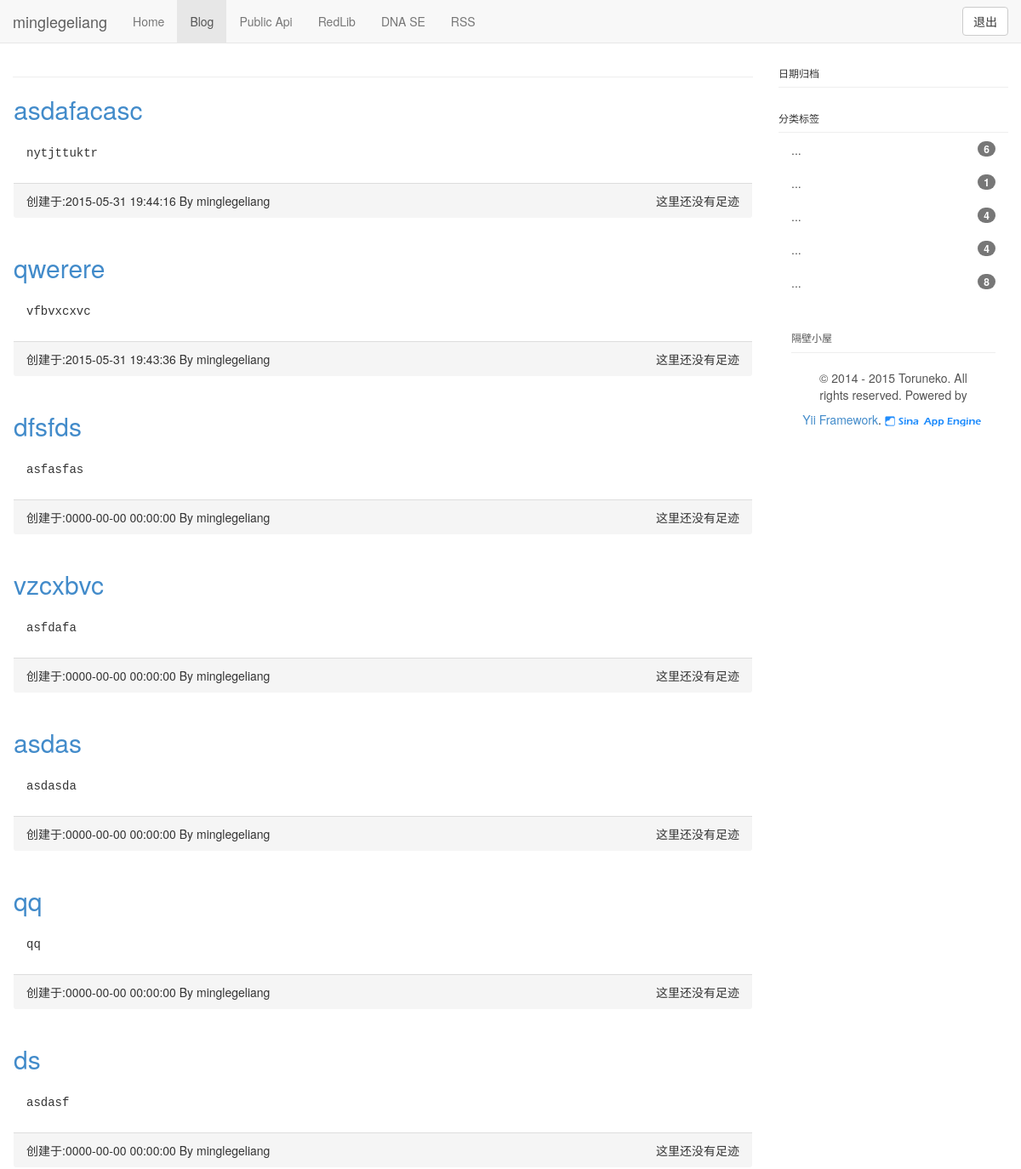
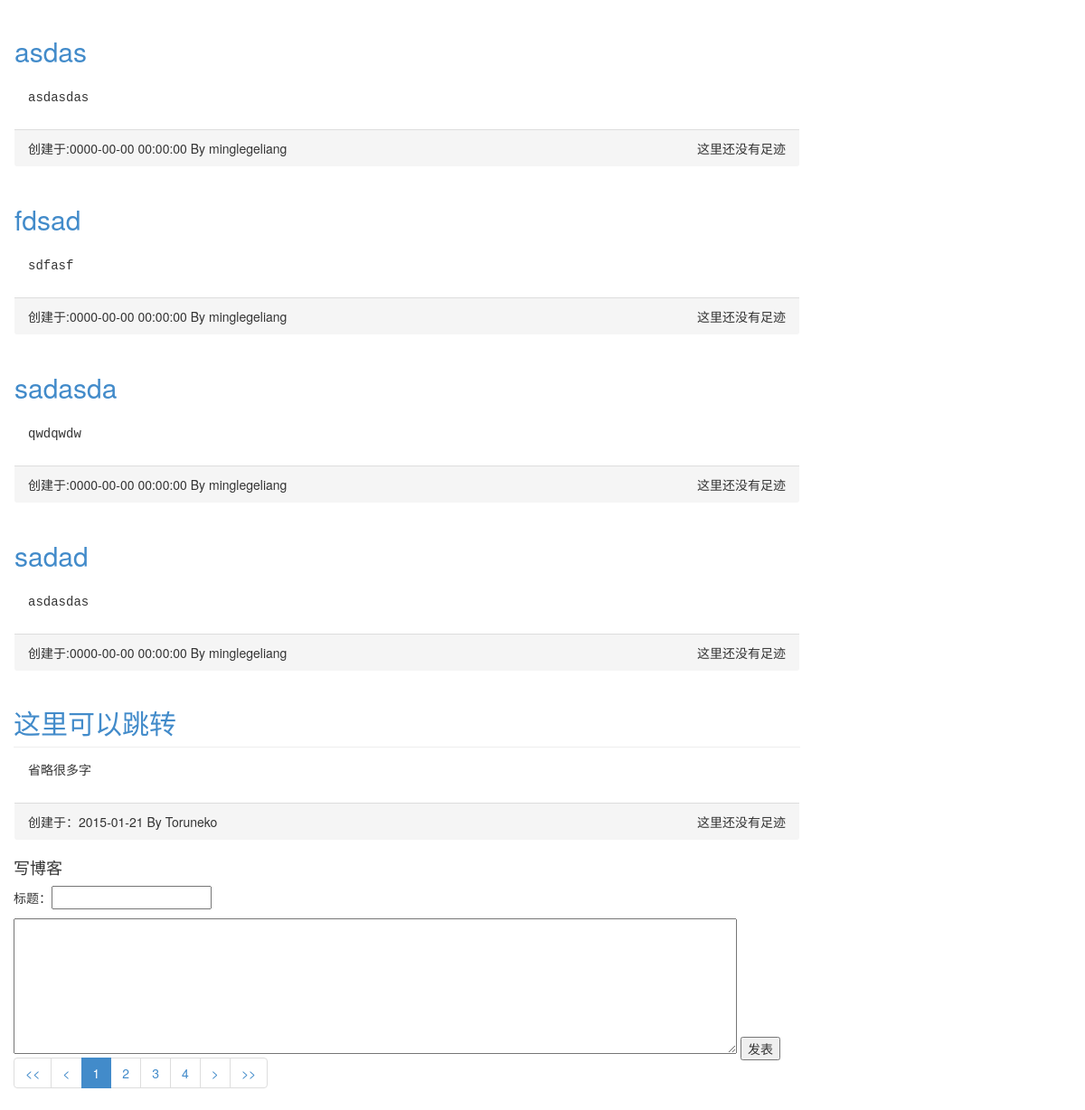
The app's page /blog/Application/Home/BlogList.class.php with its own data (2 pictures, top to bottom).
### tables this page shows
CREATE TABLE `bloglist` (
  `Blog_id` int(11) NOT NULL AUTO_INCREMENT,
  `Blog_header` varchar(255) NOT NULL,
  `Blog_content` varchar(255) NOT NULL,
  `Blog_time` datetime NOT NULL,
  PRIMARY KEY (`Blog_id`)
);

### blog/Application/Home/Controller/Handle/GetMessage_BlogList.class.php (called while the page is built)
<?php
	include'connectDB.class.php';
	$sql = "SELECT * FROM BlogList ORDER BY Blog_id DESC";
	$res = $dbh->query($sql);
	$allMessage = $res->fetchAll(PDO::FETCH_ASSOC);
?>

### blog/Application/Home/BlogList.class.php (the view, shortened to what this page needs)
<!DOCTYPE html>
<html lang="zh-cn"><head><meta http-equiv="Content-Type" content="text/html; charset=UTF-8">
	<link rel="stylesheet" type="text/css" href="./Common/Css/bootstrap.min.css">
	<link rel="stylesheet" type="text/css" href="./Common/Css/blog.css">
	<link rel="stylesheet" type="text/css" href="./View/Css/blogList.css">
</head>
<body>
	<div class="navbar navbar-default navbar-fixed-top" role="navigation">
		<div class="container-fluid">
			<div class="navbar-header">
				<a class="navbar-brand" href="BlogList.class.php">minglegeliang</a>
			</div>
			<div class="collapse navbar-collapse" id="navbar">
				<ul class="nav navbar-nav">
					<li><a href="">Home</a></li>
					<li class="active"><a href="BlogList.class.php">Blog</a></li>
					<li><a href="">Public Api</a></li>
					<li><a href="" >RedLib</a></li>
                    <li><a href="" >DNA SE</a></li>
					<li><a href="">RSS</a></li>
				</ul>
				<div class="navbar-form navbar-right" >
					<button type="submit" class="btn btn-default" onclick="javascript:window.location.href='LoginForm.class.php'">退出</button>
				</div>
			</div>
		</div>
	</div>
    <div class="container-fluid blog-container"><div class="row">
	<div class="col-md-9 blog-container-list">
<?php include'./Controller/Handle/GetMessage_BlogList.class.php' ;?>
<?php foreach ($allMessage as $key => $value){ ?>
<div class="panel">
	<h2><a href="#"><?php echo $value['Blog_header']; ?></a></h2>
	<div class="panel-body"><pre><?php echo $value['Blog_content']; ?></pre></div>
	<div class="panel-footer">
		<span>这里还没有足迹</span>
		创建于:<?php echo $value['Blog_time']; ?>		By minglegeliang </div>
</div>
<?php } ?>
<div class="page-header">
	<h2><a href="blog.class.php">这里可以跳转</a></h2>
</div>
<div class="panel">
	<div class="panel-body"><pre>省略很多字</pre></div>
	<div class="panel-footer">
		<span>这里还没有足迹</span>
		创建于：2015-01-21		By Toruneko	</div>
</div>
<form action="./Controller/Handle/SendMessage_BlogList.class.php" method="post">
<div class="Blog_write">
	<h4>写博客</h4>
	<p>标题：<input type="text" name="Blog_header"></p>
	<textarea class="Blog_content" name="Blog_content"></textarea>
	<input type="submit" value="发表" >
</div>
<ul id="yw1" class="pagination"><li class=" "><a href="BlogList.class.php">&lt;&lt;</a></li>
<li class=" "><a href="BlogList.class.php">&lt;</a></li>
<li class=" active"><a href="BlogList.class.php">1</a></li>
<li class=""><a href="BlogList.class.php?page=2">2</a></li>
<li class=""><a href="BlogList.class.php?page=3">3</a></li>
<li class=""><a href="BlogList.class.php?page=4">4</a></li>
<li class=""><a href="BlogList.class.php?page=2">&gt;</a></li>
<li class=""><a href="BlogList.class.php?page=4">&gt;&gt;</a></li></ul>	</div>
	<div class="col-md-3 blog-container-sidebar" id="sidebar">
    <div class="page-header">
        <span class="glyphicon glyphicon-chevron-up sidebar-toggle" for="#archive"></span>
        <h6>日期归档</h6>
    </div>
    <div class="page-header">
        <span class="glyphicon glyphicon-chevron-up sidebar-toggle" for="#category"></span>
        <h6>分类标签</h6>
    </div>
    <div class="list-group" id="category">
        <a href="BlogList.class.php" class="list-group-item">
	<span class="badge">6</span>
	...</a><a href="BlogList.class.php" class="list-group-item">
	<span class="badge">1</span>
	...</a><a href="BlogList.class.php" class="list-group-item">
	<span class="badge">4</span>
	...</a><a href="BlogList.class.php" class="list-group-item">
	<span class="badge">4</span>
	...</a><a href="BlogList.class.php" class="list-group-item">
	<span class="badge">8</span>
	...</a><a href="BlogList.class.php" class="list-group-item">
    <div class="page-header">
        <span class="glyphicon glyphicon-chevron-up sidebar-toggle" for="#neighbor"></span>
        <h6>隔壁小屋</h6>
    </div>
	<div class="container-fluid text-center">
		© 2014 - 2015		Toruneko. All rights reserved.
		Powered by <a href="http://www.yiiframework.com/" rel="external">Yii Framework</a>.        <a href="http://sae.sina.com.cn/">
            <img title="Sae App Engine" alt="Sae App Engine" width="117" height="12" src="./Common/Image/poweredby-117x12px.gif">
	    </a>
    </div>
</body></html>

### blog/Application/Home/Common/Css/blog.css (style rules this page uses)
body { padding-top:50px }
.list-group .list-group-item { border:0 }
.blog-container-list .page-header { padding:0;margin-bottom:0 }
.blog-container-list .panel { -webkit-box-shadow:none;box-shadow:none }
.blog-container-list .panel .panel-footer span { float:right }
.blog-container-list .panel .panel-body pre { border:0;background-color:#FFF;padding:0;font-size:14px }
.blog-container-sidebar .page-header { padding:0;margin-bottom:0;margin-top:29px }
.blog-container-sidebar .sidebar-toggle { float:right;margin-right:20px;cursor:pointer }

### blog/Application/Home/View/Css/blogList.css (style rules this page uses)
.Blog_write { width:1000px; height:200px; }
.Blog_write textarea { width:800px; height:150px; }

### records on screen
bloglist: Blog_header "asdafacasc", Blog_content "nytjttuktr", Blog_time "2015-05-31 19:44:16"
bloglist: Blog_header "qwerere", Blog_content "vfbvxcxvc", Blog_time "2015-05-31 19:43:36"
bloglist: Blog_header "dfsfds", Blog_content "asfasfas", Blog_time "0000-00-00 00:00:00"
bloglist: Blog_header "vzcxbvc", Blog_content "asfdafa", Blog_time "0000-00-00 00:00:00"
bloglist: Blog_header "asdas", Blog_content "asdasda", Blog_time "0000-00-00 00:00:00"
bloglist: Blog_header "qq", Blog_content "qq", Blog_time "0000-00-00 00:00:00"
bloglist: Blog_header "ds", Blog_content "asdasf", Blog_time "0000-00-00 00:00:00"
bloglist: Blog_header "asdas", Blog_content "asdasdas", Blog_time "0000-00-00 00:00:00"
bloglist: Blog_header "fdsad", Blog_content "sdfasf", Blog_time "0000-00-00 00:00:00"
bloglist: Blog_header "sadasda", Blog_content "qwdqwdw", Blog_time "0000-00-00 00:00:00"
bloglist: Blog_header "sadad", Blog_content "asdasdas", Blog_time "0000-00-00 00:00:00"
